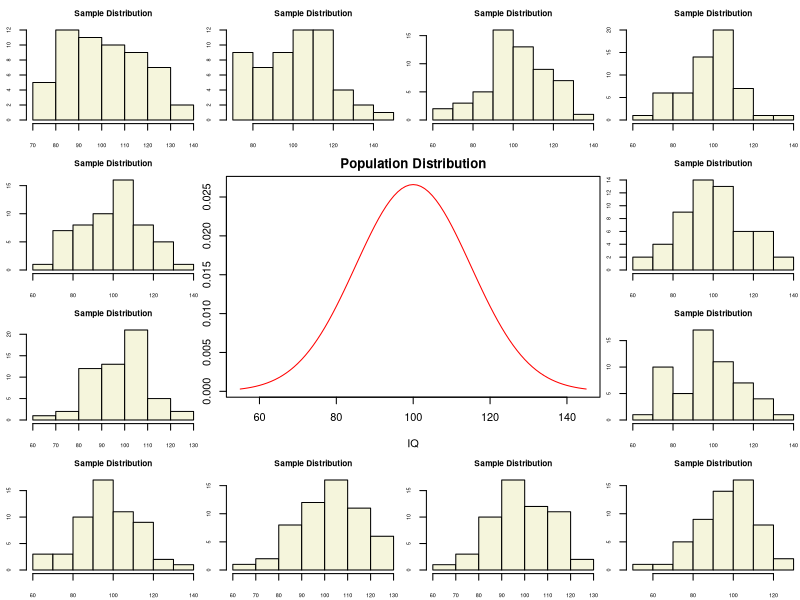
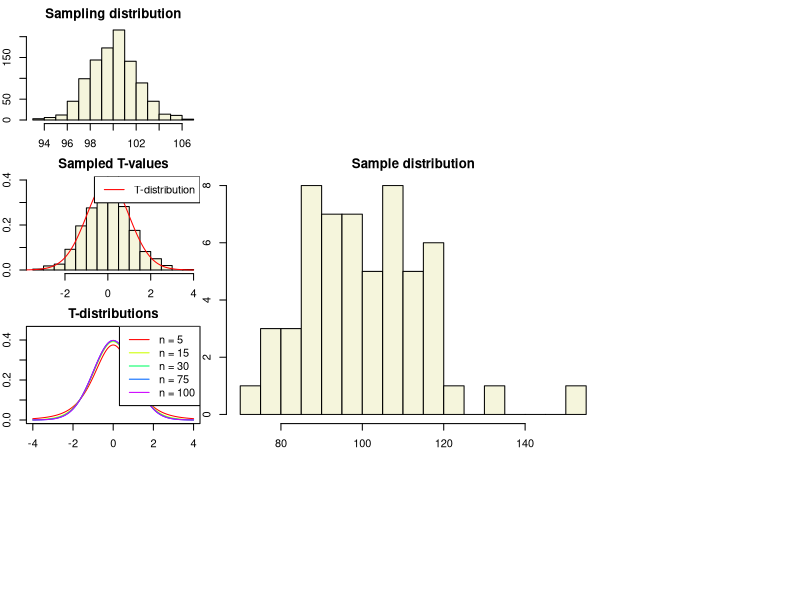
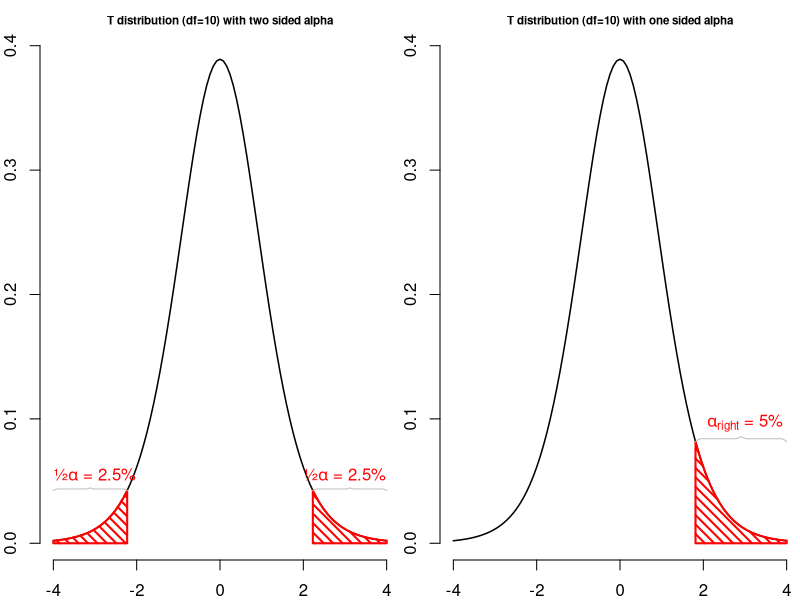
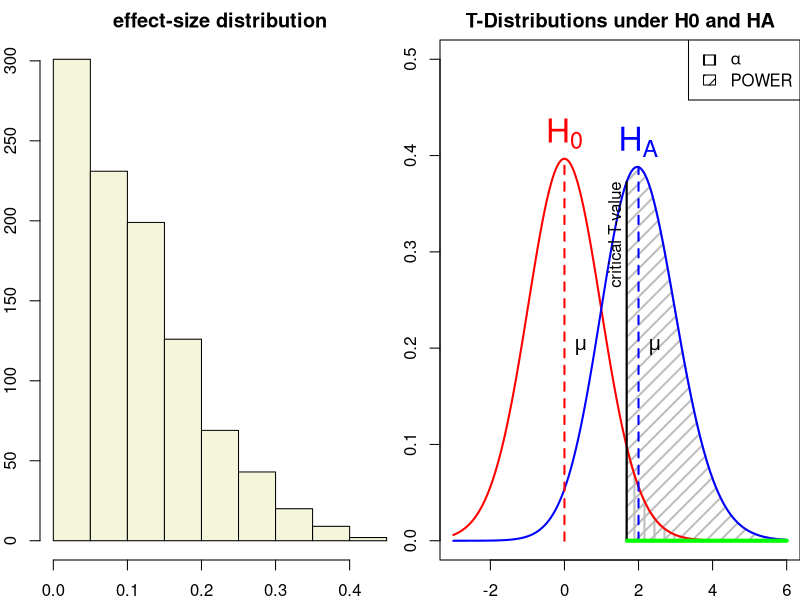

The R source for these figures, in order:
## ---- chunk 1
#| output-location: slide
#| code-line-numbers: "3-4|6-7|14"

layout(matrix(c(2:6,1,1,7:8,1,1,9:13), 4, 4))

n  = 56    # Sample size
df = n - 1 # Degrees of freedom

mu    = 100
sigma = 15

IQ = seq(mu-45, mu+45, 1)

par(mar=c(4,2,2,0))  
plot(IQ, dnorm(IQ, mean = mu, sd = sigma), type='l', col="red", main = "Population Distribution")

n.samples = 12

for(i in 1:n.samples) {
  
  par(mar=c(2,2,2,0))  
  hist(rnorm(n, mu, sigma), main="Sample Distribution", cex.axis=.5, col="beige", cex.main = .75)
  
}
## ---- chunk 2
x = rnorm(n, mu, sigma); x
## ---- chunk 3
#| output-location: slide
hist(x, main = "Sample distribution", col = "beige", breaks = 15)
text(80, 10, round(mean(x),2))
## ---- chunk 4
n.samples     = 1000
mean.x.values = vector()
se.x.values   = vector()

for(i in 1:n.samples) {
  x = rnorm(n, mu, sigma)
  mean.x.values[i] = mean(x)
  se.x.values[i]   = (sd(x) / sqrt(n))
}
## ---- chunk 5
head(cbind(mean.x.values, se.x.values))
## ---- chunk 6
#| output-location: slide

hist(mean.x.values, 
     col  = "beige", 
     main = "Sampling distribution", 
     xlab = "all sample means")
## ---- chunk 7
t = (mean(x) - mu) / (sd(x) / sqrt(n))
t
## ---- chunk 8
t.values = (mean.x.values - mu) / se.x.values

tail(cbind(mean.x.values, mu, se.x.values, t.values))
## ---- chunk 9
#| output-location: slide

hist(t.values, 
     freq = F, 
     main = "Sampled T-values", 
     xlab = "T-values",
     col  = "beige",
     ylim = c(0, .4))
T = seq(-4, 4, .01)
lines(T, dt(T,df), col = "red")
legend("topright", lty = 1, col="red", legend = "T-distribution")
## ---- chunk 10
multiple.n  = c(5, 15, 30, 75, 100)
multiple.df = multiple.n - 1
col         = rainbow(length(multiple.df))

plot(T,  dt(T, multiple.df[1]), type = "l", 
     xlim = c(-4,4), ylim = c(0,.45), 
     xlab = "T", ylab="density", 
     col = col[1], main="T-distributions" )

for(i in 2:length(multiple.df)) { 
  
  lines(T, dt(T, multiple.df[i]), type="l", col=col[i])
  } 
legend("topright", legend = paste("n =",multiple.n), lty=1, col = col)
## ---- chunk 11
layout(matrix(1:2, 1, 2))


plot(function(x) dt(x, df = 10), -4, 4,
     main="T distribution (df=10) with two sided alpha",
     cex.main = .7,
     xlab="T-value",
     ylab="",
     bty="n",
     lwd=1.5)
     
t = 2

p = pt(1,10)

alpha_r = 1-p


# add p-value
#pol_left = seq(-4,-t,length=20)
#polygon(c(pol_left,rev(pol_left)),  c(rep(0,20), dt( rev(pol_left),  df = 10)), col="red", angle=45, density=15, lwd=2)
#pol_right = seq(4,t,length=20)
#polygon(c(pol_right,rev(pol_right)),c(rep(0,20), dt( rev(pol_right), df = 10)), col="red", angle=45, density=15, lwd=2)

# add alpha

tp95  = qt(.95,10)
tp975 = qt(.975,10)
tp25  = qt(.025,10)

pol_left = seq(-4,tp25,length=20)
polygon(c(pol_left,rev(pol_left)),  c(rep(0,20), dt( rev(pol_left),  df = 10)), col="red", angle=-45, density=15, lwd=2)

pol_left = seq(tp975,4,length=20)
polygon(c(pol_left,rev(pol_left)),  c(rep(0,20), dt( rev(pol_left),  df = 10)), col="red", angle=-45, density=15, lwd=2)

# label alpha
text(-3,dt(tp25 , df = 10),expression(paste("½",alpha       ," = 2.5%",sep="")),pos=3, col='red')
text( 3,dt(tp975, df = 10),expression(paste("½",alpha       ," = 2.5%",sep="")),pos=3, col='red')

xbracket = seq(-4,tp25,length=39)
ybracket = dt(tp25 , df = 10)*c(c(1,1.02),rep(1.03,16),c(1.04,1.05,1.04),rep(1.03,16),c(1.02,1))
lines(xbracket,ybracket,col="gray")

xbracket = seq(tp975, 4,length=39)
ybracket = dt(tp975 , df = 10)*c(c(1,1.02),rep(1.03,16),c(1.04,1.05,1.04),rep(1.03,16),c(1.02,1))
lines(xbracket,ybracket,col="gray")

#text(-4.2,.38,expression(paste("2 sided: P = ",P[left] + P[right]," = 7.34%")),pos=4)

plot(function(x) dt(x, df = 10), -4, 4,
     main="T distribution (df=10) with one sided alpha",
     cex.main = .7,
     xlab="T-value",
     ylab="",
     bty="n", 
     lwd=1.5)

pol_left = seq(tp95,4,length=20)
polygon(c(pol_left,rev(pol_left)),  c(rep(0,20), dt( rev(pol_left),  df = 10)), col="red", angle=-45, density=15, lwd=2)

# label alpha
text( 3,dt(tp95 , df = 10),expression(paste(    alpha[right]," = 5%"  ,sep="")),pos=3, col='red')

# add p-value
#pol_left = seq(-4,-t,length=20)
#polygon(c(pol_left,rev(pol_left)),  c(rep(0,20), dt( rev(pol_left),  df = 10)), col="red", angle=45, density=15, lwd=2)
#pol_right = seq(4,t,length=20)
#polygon(c(pol_right,rev(pol_right)),c(rep(0,20), dt( rev(pol_right), df = 10)), col="red", angle=45, density=15, lwd=2)

#text((-4+tp25)/2,dt(tp25  , df = 10),"{",srt=-90,col="grey")
#text( (4+tp975)/2,dt(tp975, df = 10),"{",srt=-90,col="grey")
#text( (4+tp95)/2,dt(tp95  , df = 10),"{",srt=-90,col="grey")

# label p-values
#text(-t,.01,expression(P[left] ),pos=2,col="red")
#text( t,.01,expression(P[right]),pos=4,col="red")

#text(-t-.1,dt(-t, df = 10)+.003,"T")
#text( t+.1,dt( t, df = 10)+.003,"T")


# text(-4.2,.38 ,"1 sided: P/2 = 3.67%",pos=4)

## 1%   T = 1.81246
## .95% T = 2.228

#polygon(c(0,1,1,0),c(0,0,.3,.3))

pol_left = seq(-4,-t,length=20)

xbracket = seq(tp95,4,length=39)
ybracket = dt(tp95 , df = 10)*c(c(1,1.02),rep(1.03,16),c(1.04,1.05,1.04),rep(1.03,16),c(1.02,1))
lines(xbracket,ybracket,col="gray")
## ---- chunk 12
r = sqrt(t^2/(t^2 + df))

r
## ---- chunk 13
r = sqrt(t.values^2/(t.values^2 + df))

tail(cbind(mean.x.values, mu, se.x.values, t.values, r))
## ---- chunk 14
hist(r, 
     main = "effect-size distribution", 
     col  = "beige")
## ---- chunk 15
#| output-location: slide

T = seq(-3,6,.01)
N = 45
E = 2

# Set plot
plot(0,0,
     type = "n",
     ylab = "Density",
     xlab = "T",
     ylim = c(0,.5),
     xlim = c(-3,6),
     main = "T-Distributions under H0 and HA")

critical_t = qt(.05,N-1,lower.tail=FALSE)

# Alpha
range_x = seq(critical_t,6,.01)
polygon(c(range_x,rev(range_x)),
        c(range_x*0,rev(dt(range_x,N-1,ncp=0))),
        col     = "grey",
        density = 10,
        angle   = 90,
        lwd     = 2)

# Power
range_x = seq(critical_t,6,.01)
polygon(c(range_x,rev(range_x)),
        c(range_x*0,rev(dt(range_x,N-1,ncp=E))),
        col     = "grey",
        density = 10,
        angle   = 45,
        lwd     = 2)

lines(T,dt(T,N-1,ncp=0),col="red", lwd=2) # H0 line
lines(T,dt(T,N-1,ncp=E),col="blue",lwd=2) # HA line

# Critical value
lines(rep(critical_t,2),c(0,dt(critical_t,N-1,ncp=E)),lwd=2,col="black")
text(critical_t,dt(critical_t,N-1,ncp=E),"critical T-value",pos=2, srt = 90)

# H0 and HA
text(0,dt(0,N-1,ncp=0),expression(H[0]),pos=3,col="red", cex=2)
text(E,dt(E,N-1,ncp=E),expression(H[A]),pos=3,col="blue",cex=2)

# Mu H0 line
lines(c(0,0),c(0,dt(0,N-1)), col="red",  lwd=2,lty=2)
text(0,dt(0,N-1,ncp=0)/2,expression(mu),pos=4,cex=1.2)
# Mu HA line
lines(c(E,E),c(0,dt(E,N-1,ncp=E)),col="blue",lwd=2,lty=2)
text(E,dt(0,N-1,ncp=0)/2,expression(paste(mu)),pos=4,cex=1.2)

# t-value
lines( c(critical_t+.01,6),c(0,0),col="green",lwd=4)

# Legend
legend("topright", c(expression(alpha),'POWER'),density=c(10,10),angle=c(90,45))
